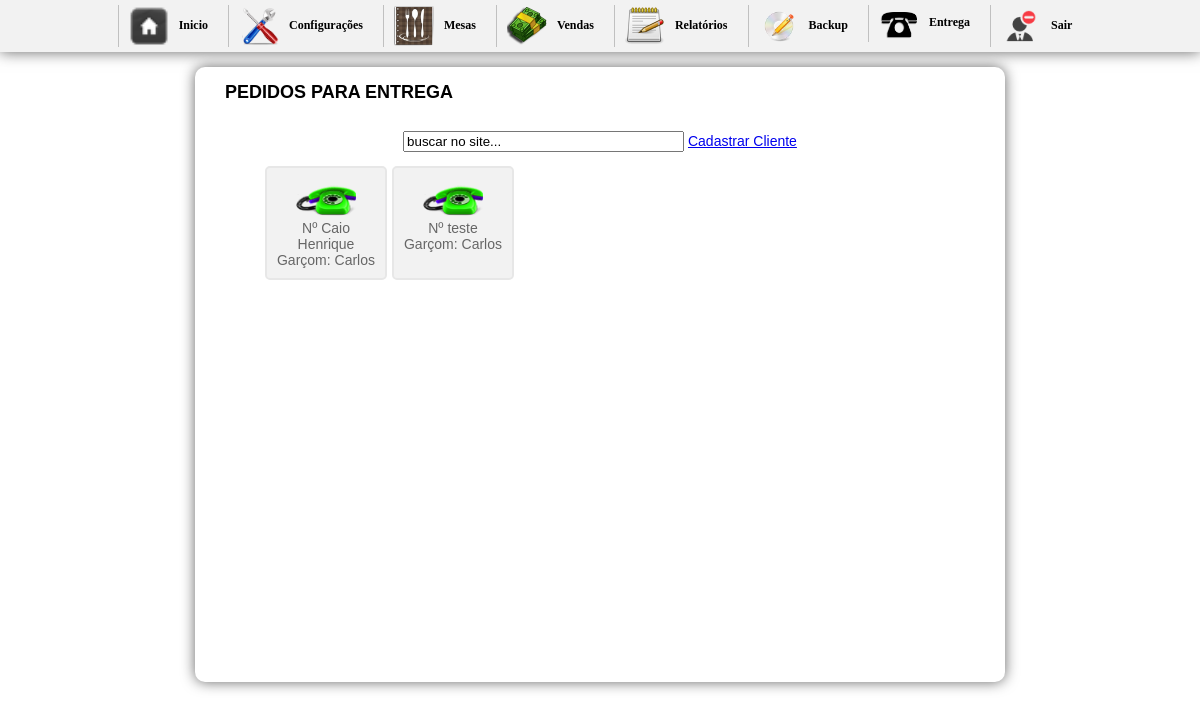
Page /inicio2.php?btn=entrega (signed in) on the committed database.
### tables this page shows
CREATE TABLE `pedido` (
  `id_mesa` int(10) NOT NULL AUTO_INCREMENT,
  `numero` int(10) NOT NULL,
  `idGarcon` varchar(200) NOT NULL,
  `situacao` int(1) NOT NULL,
  `email` varchar(50) DEFAULT NULL,
  `nome` varchar(50) DEFAULT NULL,
  `sobrenome` varchar(50) DEFAULT NULL,
  `telefone` varchar(30) DEFAULT NULL,
  `bairro` varchar(50) DEFAULT NULL,
  `rua` varchar(50) DEFAULT NULL,
  `numerocasa` varchar(20) DEFAULT NULL,
  `detalhes` longtext,
  PRIMARY KEY (`id_mesa`)
);

CREATE TABLE `garcon` (
  `idGarcon` int(10) NOT NULL AUTO_INCREMENT,
  `nomeGarcon` varchar(200) NOT NULL,
  `login` varchar(20) NOT NULL,
  `senha` varchar(20) NOT NULL,
  `nv` int(1) NOT NULL,
  PRIMARY KEY (`idGarcon`)
);

### entrega.php (the view, shortened to what this page needs)
<h1> &nbsp;&nbsp;&nbsp;PEDIDOS PARA ENTREGA</h1>
<div id="mesas">
<div class="div"><center>
    <form method="post" action=""><br />
      <input size="32" type="text" class="busca" id="busca" name="buscar" value="buscar no site..." onfocus="if (this.value == 'buscar no site...') this.value = '';" onblur="if (this.value == '') this.value = 'buscar no site...';" />
      <a href="inicio.php?btn=cadastroclientes">Cadastrar Cliente </a>
    </form></center>
  </div>
<ul>
	<?php
		$sql = mysqli_query($db,"SELECT * FROM pedido ORDER BY id_mesa DESC LIMIT 20");
		while($ver = $sql->fetch_assoc()){
			$situacao = $ver['situacao'];
			$id_mesa = $ver['id_mesa'];
			$numero = $ver['nome'];
			$idGarcon = $ver['idGarcon'];
			$gar = mysqli_query($db,"SELECT * FROM garcon WHERE idGarcon='$idGarcon'");
			$bosta = $gar->fetch_assoc();
			$nomeGarcon = $bosta['nomeGarcon'];
			if($situacao == 0){
				$img = "<img src='imagens/restaurant_p.png' width='60' height='47' border='0'>";
			}else{
			$img = "<img src='imagens/restaurant_pverde.png' width='60' height='47' border='0'>";
			}
	?>
	<li><a href="?btn=vendapedido&id_mesa=<?php echo $id_mesa ?>&idGarcon=<?php echo $idGarcon ?>"><?php echo $img; echo "<br/>";  echo 'Nº '.$numero;  echo "<br/>"; if($situacao == 1){echo "Garçom: ".$nomeGarcon; }else{echo "Abrir";} ?></a></li>
<?php }?>
</ul>
</div>

### css/css.css (style rules this page uses)
body { margin-left: 0px;margin-top: 0px;margin-right: 0px;margin-bottom: 0px; background-color:#FFF; font-family:Verdana, Geneva, sans-serif; font-size:14px; }
h1 { font-size:18px; margin-top:0; }
#mesas { width:750px; height:500px; margin:0 auto; background:#FFF; border-radius:5px; overflow:auto; }
#mesas ul li a:link { text-decoration:none; color:#666; cursor:pointer; display:block; }
#mesas li { float:left; margin-right:5px; margin-bottom:5px; list-style:none; border-radius:5px; border:2px solid #e7e7e7; text-align:center; padding:5px; width:108px; height:100px; background-color:#f2f2f2; cursor:pointer; display:block; }

### rows in the picture
pedido: situacao 1 (drawn), nome "Caio Henrique", idGarcon.nomeGarcon "Carlos"
pedido: situacao 1 (drawn), nome "teste", idGarcon.nomeGarcon "Carlos"
